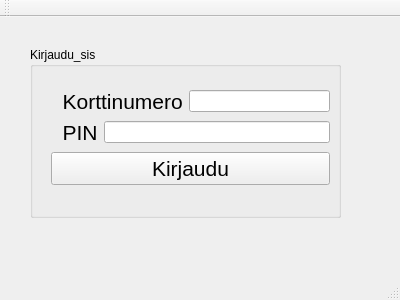
<?xml version="1.0" encoding="UTF-8"?>
<ui version="4.0">
 <class>MainWindow</class>
 <widget class="QMainWindow" name="MainWindow">
  <property name="geometry">
   <rect>
    <x>0</x>
    <y>0</y>
    <width>400</width>
    <height>300</height>
   </rect>
  </property>
  <property name="windowTitle">
   <string>MainWindow</string>
  </property>
  <widget class="QWidget" name="centralWidget">
   <widget class="QGroupBox" name="groupBox_Kirjaudu_sis">
    <property name="geometry">
     <rect>
      <x>30</x>
      <y>30</y>
      <width>311</width>
      <height>171</height>
     </rect>
    </property>
    <property name="title">
     <string>Kirjaudu_sis</string>
    </property>
    <widget class="QWidget" name="layoutWidget">
     <property name="geometry">
      <rect>
       <x>10</x>
       <y>30</y>
       <width>301</width>
       <height>121</height>
      </rect>
     </property>
     <layout class="QVBoxLayout" name="verticalLayout_2">
      <item>
       <layout class="QVBoxLayout" name="verticalLayout">
        <item>
         <layout class="QHBoxLayout" name="horizontalLayout">
          <item>
           <widget class="QLabel" name="label_Korttinumero">
            <property name="font">
             <font>
              <pointsize>16</pointsize>
             </font>
            </property>
            <property name="text">
             <string>  Korttinumero</string>
            </property>
           </widget>
          </item>
          <item>
           <widget class="QLineEdit" name="lineEdit_Korttinumero"/>
          </item>
         </layout>
        </item>
        <item>
         <layout class="QHBoxLayout" name="horizontalLayout_2">
          <item>
           <widget class="QLabel" name="label_Pin">
            <property name="font">
             <font>
              <pointsize>16</pointsize>
             </font>
            </property>
            <property name="text">
             <string>  PIN</string>
            </property>
           </widget>
          </item>
          <item>
           <widget class="QLineEdit" name="lineEdit_Pin">
            <property name="echoMode">
             <enum>QLineEdit::Password</enum>
            </property>
           </widget>
          </item>
         </layout>
        </item>
       </layout>
      </item>
      <item>
       <widget class="QPushButton" name="pushButton_Kirjaudu_sis">
        <property name="font">
         <font>
          <pointsize>16</pointsize>
         </font>
        </property>
        <property name="text">
         <string>Kirjaudu</string>
        </property>
       </widget>
      </item>
     </layout>
    </widget>
   </widget>
  </widget>
  <widget class="QMenuBar" name="menuBar">
   <property name="geometry">
    <rect>
     <x>0</x>
     <y>0</y>
     <width>400</width>
     <height>21</height>
    </rect>
   </property>
  </widget>
  <widget class="QToolBar" name="mainToolBar">
   <attribute name="toolBarArea">
    <enum>TopToolBarArea</enum>
   </attribute>
   <attribute name="toolBarBreak">
    <bool>false</bool>
   </attribute>
  </widget>
  <widget class="QStatusBar" name="statusBar"/>
 </widget>
 <layoutdefault spacing="6" margin="11"/>
 <resources/>
 <connections/>
</ui>
